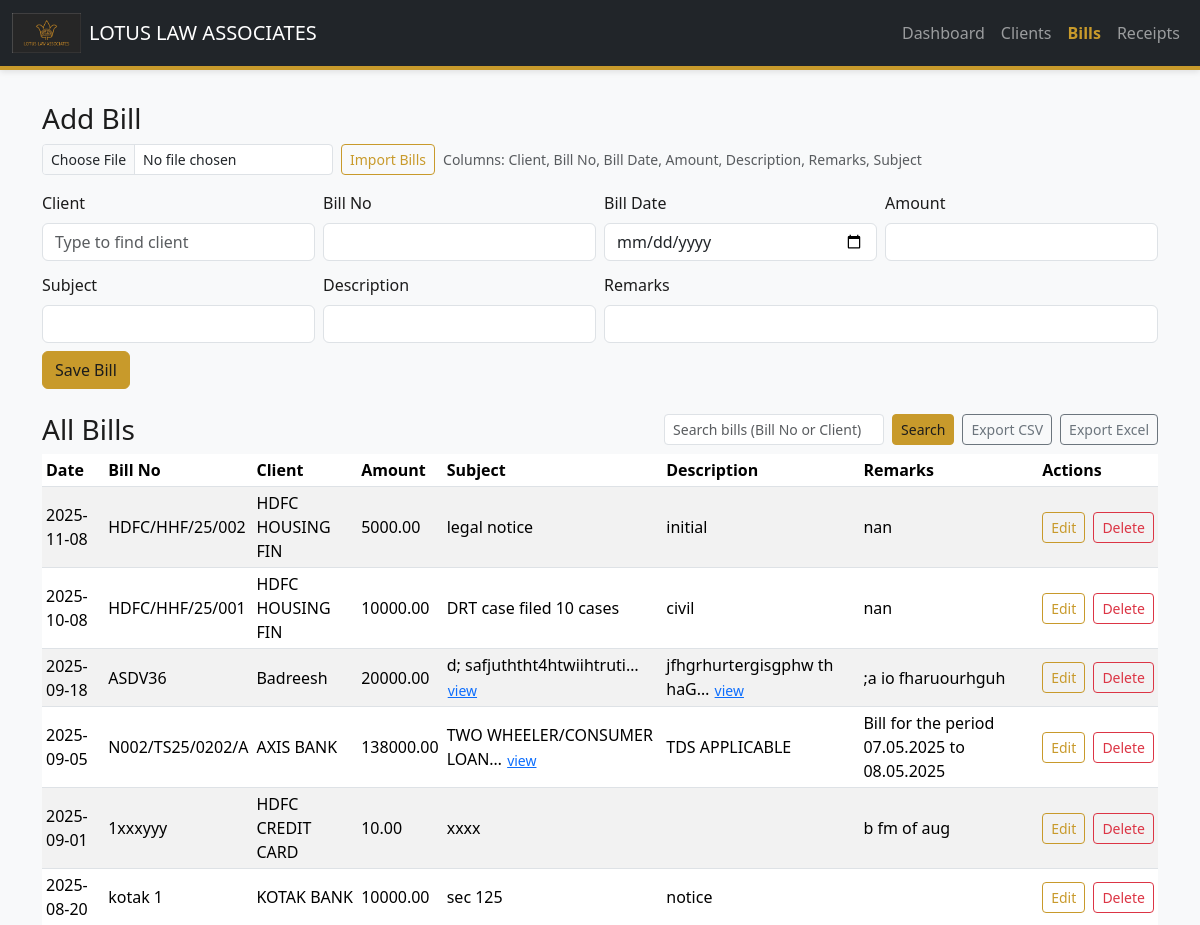
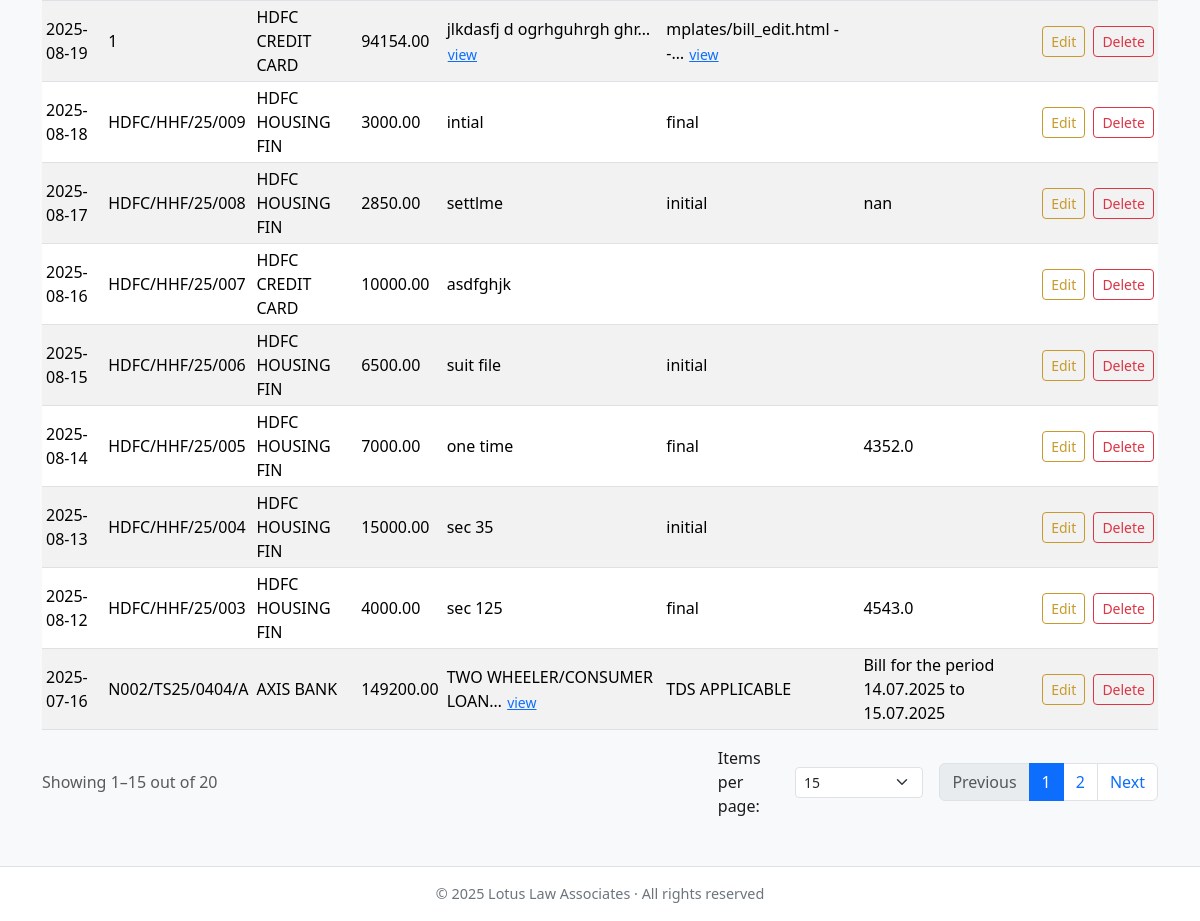
Page /bills on the committed database (2 pictures, top to bottom).
### app.py (models this page shows)
class Bill(db.Model):
    id = db.Column(db.Integer, primary_key=True)
    bill_no = db.Column(db.String(100), unique=True, nullable=False, index=True)
    bill_date = db.Column(db.Date, nullable=False)
    client_id = db.Column(db.Integer, db.ForeignKey('client.id'), nullable=False, index=True)
    amount = db.Column(db.Float, nullable=False)
    description = db.Column(db.String(50000), nullable=True)
    remarks = db.Column(db.String(50000), nullable=True)
    Subject = db.Column(db.String(255), nullable=True)
    client = db.relationship('Client', backref=db.backref('bills', lazy=True))

class Client(db.Model):
    id = db.Column(db.Integer, primary_key=True)
    name = db.Column(db.String(100), nullable=False, unique=True)
    address = db.Column(db.String(200))
    gst_no = db.Column(db.String(500))
    pan_no = db.Column(db.String(500))
    remarks = db.Column(db.Text)

### app.py (the view, shortened to what this page needs)
@app.route("/bills", methods=["GET", "POST"])
def bills():
    clients = Client.query.order_by(Client.name.asc()).all()
    qtext = (request.args.get("q", "", type=str) or "").strip()
    page = request.args.get("page", 1, type=int)
    per_page = request.args.get("per_page", 15, type=int)
    base_q = Bill.query.join(Client).order_by(Bill.bill_date.desc(), Bill.id.desc())
    filt_q = apply_bill_search(base_q, qtext)
    total = filt_q.count()
    items = filt_q.offset((page - 1) * per_page).limit(per_page).all()
    def _url(p):
        return url_for("bills", page=p, per_page=per_page, q=qtext)
    pagination = build_pagination(total, page, per_page, _url)
    return render_template("bills.html",
                        bills=items, clients=Client.query.order_by(Client.name.asc()).all(),
                        pagination=pagination, qtext=qtext)

### app.py (called while the page is built)
def apply_bill_search(query, q):
    if not q:
        return query
    like = f"%{q}%"
    return query.filter(or_(
        func.lower(Bill.bill_no).ilike(func.lower(like)),   # Bill No [1]
        func.lower(Client.name).ilike(func.lower(like)),    # Client name [1]
    ))

def build_pagination(total, page, per_page, url_builder):
    pages = max(1, (total + per_page - 1) // per_page)
    page = min(max(1, page), pages)
    return {
        "page": page,
        "per_page": per_page,
        "pages": pages,
        "total": total,
        "has_prev": page > 1,
        "has_next": page < pages,
        "prev_url": url_builder(page - 1) if page > 1 else None,
        "next_url": url_builder(page + 1) if page < pages else None,
        "start_idx": 0 if total == 0 else (page - 1) * per_page + 1,
        "end_idx": 0 if total == 0 else min(page * per_page, total),
    }

### templates/bills.html (shortened to what this page needs)
{% extends "base.html" %}
{% block content %}
<h3>Add Bill</h3>
<form method="post" action="{{ url_for('import_bills_now') }}" enctype="multipart/form-data"
      class="d-flex flex-wrap align-items-center gap-2 mb-3">
  <input type="file" name="file" accept=".csv,.xlsx,.xls"
         class="form-control form-control-sm w-auto" required>
  <button class="btn btn-sm btn-outline-primary">Import Bills</button>
  <span class="text-muted small">Columns: Client, Bill No, Bill Date, Amount, Description, Remarks, Subject</span>
</form>
<form method="post" class="row g-2" id="billForm">
  <div class="col-md-3">
    <label class="form-label" for="billClientCombobox">Client</label>
    <input id="billClientCombobox" class="form-control mb-1" type="text"
           placeholder="Type to find client" role="combobox"
           aria-autocomplete="list" aria-haspopup="listbox"
           aria-expanded="false" aria-controls="billClientListbox"
           aria-activedescendant="" autocomplete="off">
  </div>
  <div class="col-md-3">
    <label class="form-label">Bill No</label>
    <input name="bill_no" class="form-control" required>
  </div>
  <div class="col-md-3">
    <label class="form-label">Bill Date</label>
    <input type="date" name="bill_date" class="form-control" required>
  </div>
  <div class="col-md-3">
    <label class="form-label">Amount</label>
    <input type="number" step="0.01" name="amount" class="form-control" required>
  </div>
  <div class="col-md-3">
    <label class="form-label">Subject</label>
    <input name="Subject" class="form-control">
  </div>
  <div class="col-md-3">
    <label class="form-label">Description</label>
    <input name="description" class="form-control">
  </div>
  <div class="col-md-6">
    <label class="form-label">Remarks</label>
    <input name="remarks" class="form-control">
  </div>
  <div class="col-12">
    <button class="btn btn-primary">Save Bill</button>
  </div>
</form>
<div class="d-flex justify-content-between align-items-center mt-4 mb-2">
  <h3 class="mb-0">All Bills</h3>
  <div class="d-flex gap-2">
    <form method="get" action="{{ url_for('bills') }}" class="d-flex gap-2">
      <input type="text" class="form-control form-control-sm" name="q"
             value="{{ qtext or '' }}" placeholder="Search bills (Bill No or Client)">
      <button class="btn btn-sm btn-primary">Search</button>
    </form>
    <a class="btn btn-sm btn-outline-secondary" href="{{ url_for('export_bills', fmt='csv', q=qtext or '') }}">Export CSV</a>
    <a class="btn btn-sm btn-outline-secondary" href="{{ url_for('export_bills', fmt='xlsx', q=qtext or '') }}">Export Excel</a>
  </div>
</div>
<div class="table-responsive">
  <table class="table table-sm table-striped align-middle">
    <thead>
      <tr>
        <th>Date</th>
        <th>Bill No</th>
        <th>Client</th>
        <th>Amount</th>
        <th>Subject</th>
        <th>Description</th>
        <th>Remarks</th>
        <th>Actions</th>
      </tr>
    </thead>
    <tbody id="billTable">
      {% for b in bills %}
      <tr>
        <td>{{ b.bill_date }}</td>
        <td>{{ b.bill_no }}</td>
        <td>{{ b.client.name }}</td>
        <td>{{ "%.2f"|format(b.amount) }}</td>
        <td>
          {% set desc = b.description or '' %}
          {% if desc|length > 25 %}
            {{ desc[:25] }}…
            <button type="button" class="btn btn-sm btn-link p-0"
                    data-bs-toggle="popover" data-bs-trigger="focus"
                    title="Description" data-bs-content="{{ desc|e }}">view</button>
          {% else %}
            {{ desc }}
          {% endif %}
        </td>
        <td>
          {% set rem = b.remarks or '' %}
          {% if rem|length > 25 %}
            {{ rem[:25] }}…
            <button type="button" class="btn btn-sm btn-link p-0"
                    data-bs-toggle="popover" data-bs-trigger="focus"
                    title="Remarks" data-bs-content="{{ rem|e }}">view</button>
          {% else %}
            {{ rem }}
          {% endif %}
        </td>
        <td>{{ b.Subject or '' }}</td>
        <td style="white-space: nowrap;">
          <a class="btn btn-sm btn-outline-primary me-1" href="{{ url_for('edit_bill', bid=b.id) }}">Edit</a>
          <form method="post" action="{{ url_for('delete_row', table='bill', row_id=b.id) }}" class="d-inline" onsubmit="return confirm('Delete bill?')">
            <button class="btn btn-sm btn-outline-danger">Delete</button>
          </form>
        </td>
      </tr>
      {% endfor %}
    </tbody>
  </table>
</div>
<div class="d-flex align-items-center justify-content-between">
  <div class="text-muted">Showing {{ pagination.start_idx }}–{{ pagination.end_idx }} out of {{ pagination.total }}</div>
  <div class="d-flex align-items-center gap-3">
    <form method="get" class="d-flex align-items-center">
      <span class="me-3">Items per page:</span>
      <select name="per_page" class="form-select form-select-sm" onchange="this.form.submit()">
        {% for n in [15,25,50,100] %}
          <option value="{{ n }}" {% if n == pagination.per_page %}selected{% endif %}>{{ n }}</option>
        {% endfor %}
      </select>
    </form>
    <nav aria-label="Bills pages">
      <ul class="pagination mb-0">
        <li class="page-item {% if not pagination.has_prev %}disabled{% endif %}">
          <a class="page-link"
             href="{{ pagination.has_prev and url_for('bills', page=pagination.page-1, per_page=pagination.per_page, q=qtext or '') or '#' }}">Previous</a>
        </li>
        {% for p in range(1, pagination.pages + 1) %}
          <li class="page-item {% if p == pagination.page %}active{% endif %}">
            <a class="page-link" href="{{ url_for('bills', page=p, per_page=pagination.per_page, q=qtext or '') }}">{{ p }}</a>
          </li>
        {% endfor %}
        <li class="page-item {% if not pagination.has_next %}disabled{% endif %}">
          <a class="page-link"
             href="{{ pagination.has_next and url_for('bills', page=pagination.page+1, per_page=pagination.per_page, q=qtext or '') or '#' }}">Next</a>
        </li>
      </ul>
    </nav>
  </div>
</div>
{% endblock %}

### static/css/brand.css (style rules this page uses)
:root { --brand-gold:#C89A2B; --brand-black:#1C1C1C; --brand-white:#FFFFFF; --link-color:var(--brand-gold); --btn-bg:var(--brand-gold); --btn-text:var(--brand-black); --header-bg:var(--brand-black); --header-text:var(--brand-white); --card-border:#E6E6E6; --muted:#6c757d; }
body { background-color:#f8f9fa;font-family:"Segoe UI", Roboto, sans-serif;color:var(--brand-black); }
a { color:var(--link-color) }
.btn-primary { background-color:var(--btn-bg)!important;border-color:var(--btn-bg)!important;color:var(--btn-text)!important; }
.btn-outline-primary { color:var(--brand-gold)!important;border-color:var(--brand-gold)!important; }

### rows in the picture
Bill: bill_date "2025-11-08", bill_no "HDFC/HHF/25/002", client.name "HDFC HOUSING FIN", amount "5000.00", description "legal notice", remarks "initial", Subject "nan"
Bill: bill_date "2025-10-08", bill_no "HDFC/HHF/25/001", client.name "HDFC HOUSING FIN", amount "10000.00", description "DRT case filed 10 cases", remarks "civil", Subject "nan"
Bill: bill_date "2025-09-18", bill_no "ASDV36", client.name "Badreesh", amount "20000.00", description "d; safjuththt4htwiihtruti", remarks "jfhgrhurtergisgphw th haG", Subject ";a io fharuourhguh"
Bill: bill_date "2025-09-05", bill_no "N002/TS25/0202/A", client.name "AXIS BANK", amount "138000.00", description "TWO WHEELER/CONSUMER LOAN", remarks "TDS APPLICABLE", Subject "Bill for the period 07.05.2025 to 08.05.2025"
Bill: bill_date "2025-09-01", bill_no "1xxxyyy", client.name "HDFC CREDIT CARD", amount "10.00", description "xxxx", Subject "b fm of aug"
Bill: bill_date "2025-08-20", bill_no "kotak 1", client.name "KOTAK BANK", amount "10000.00", description "sec 125", remarks "notice"
Bill: bill_date "2025-08-19", bill_no "1", client.name "HDFC CREDIT CARD", amount "94154.00", description "jlkdasfj d ogrhguhrgh ghr", remarks "mplates/bill_edit.html --"
Bill: bill_date "2025-08-18", bill_no "HDFC/HHF/25/009", client.name "HDFC HOUSING FIN", amount "3000.00", description "intial", remarks "final"
Bill: bill_date "2025-08-17", bill_no "HDFC/HHF/25/008", client.name "HDFC HOUSING FIN", amount "2850.00", description "settlme", remarks "initial", Subject "nan"
Bill: bill_date "2025-08-16", bill_no "HDFC/HHF/25/007", client.name "HDFC CREDIT CARD", amount "10000.00", description "asdfghjk"
Bill: bill_date "2025-08-15", bill_no "HDFC/HHF/25/006", client.name "HDFC HOUSING FIN", amount "6500.00", description "suit file", remarks "initial"
Bill: bill_date "2025-08-14", bill_no "HDFC/HHF/25/005", client.name "HDFC HOUSING FIN", amount "7000.00", description "one time", remarks "final", Subject "4352.0"
Bill: bill_date "2025-08-13", bill_no "HDFC/HHF/25/004", client.name "HDFC HOUSING FIN", amount "15000.00", description "sec 35", remarks "initial"
Bill: bill_date "2025-08-12", bill_no "HDFC/HHF/25/003", client.name "HDFC HOUSING FIN", amount "4000.00", description "sec 125", remarks "final", Subject "4543.0"
Bill: bill_date "2025-07-16", bill_no "N002/TS25/0404/A", client.name "AXIS BANK", amount "149200.00", description "TWO WHEELER/CONSUMER LOAN", remarks "TDS APPLICABLE", Subject "Bill for the period 14.07.2025 to 15.07.2025"

### other values in the picture
{{ pagination.start_idx }} "1"
{{ pagination.end_idx }} "15"
{{ pagination.total }} "20"
{{ p }} "1" "2"
{{ current_year if current_year else "2025" }} "2025"
form field per_page "15"
